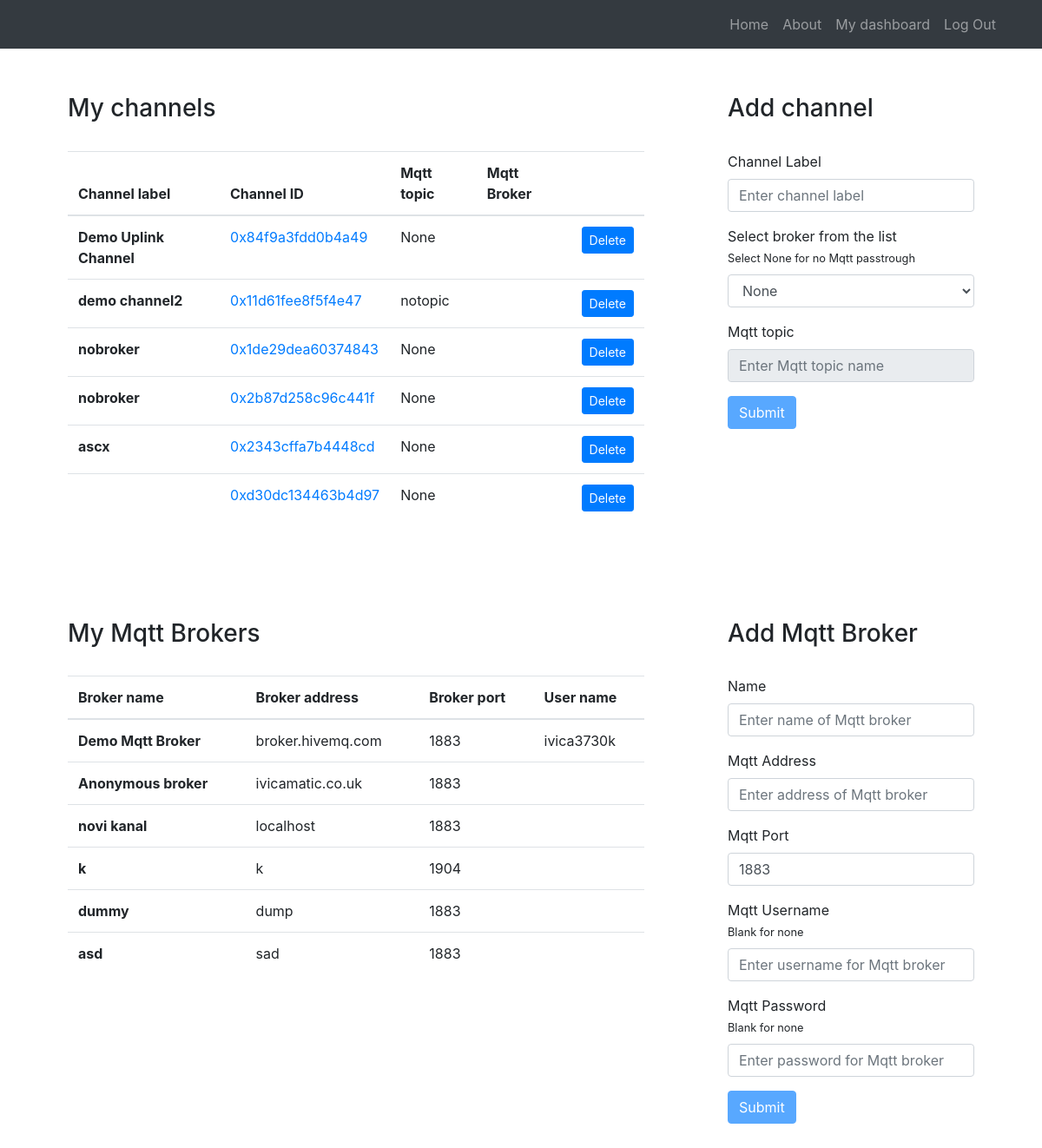
Before: /dashboard/channel (signed in) with the older database file.
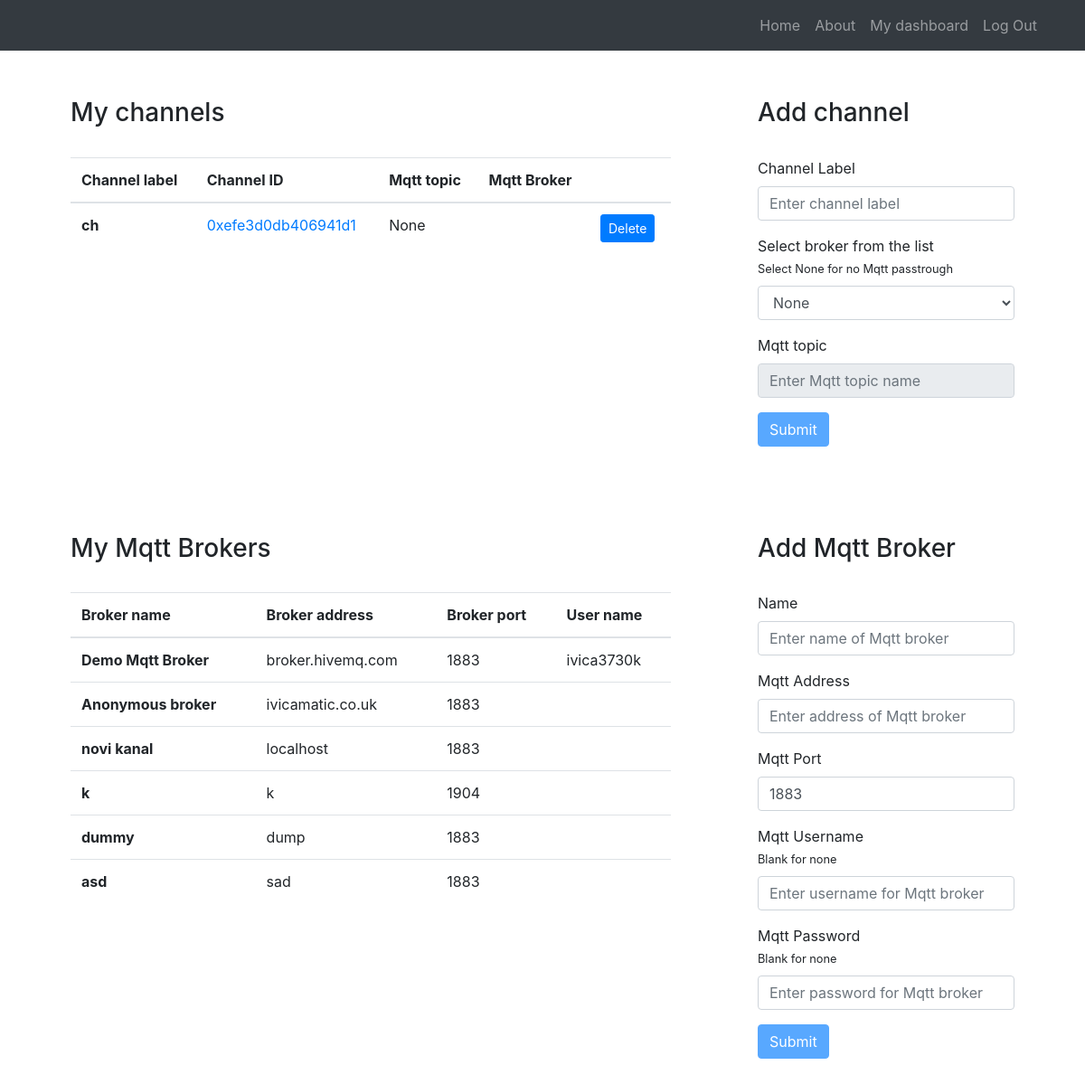
After: the same page with the newer database file.
### data/models.py (models this page shows)
class channel(models.Model):
    name = models.TextField(max_length=100,default="Label for channel")
    owner = models.ForeignKey(User,on_delete = models.CASCADE,null = True)
    fieldId = models.TextField(primary_key=True, default= hex(int(uuid.uuid4().hex[:16],16)), editable=False,unique = True)
    mqttTopic = models.TextField(default=None, max_length=200,null=True)
    mqttBroker = models.ForeignKey(mqttBroker,on_delete = models.CASCADE,null = True,default = None)

class mqttBroker(models.Model):
    name = models.TextField(default = None, max_length = 100)
    owner = models.ForeignKey(User,on_delete = models.CASCADE,null = True)
    fieldId = models.TextField(primary_key=True, default= hex(int(uuid.uuid4().hex[:16],16)), editable=False,unique = True)
    mqttAddr = models.TextField(default=None, max_length=200)
    mqttPort = models.IntegerField(null=True,default = 1883)
    mqttUserName = models.TextField(default=None,null=True)
    mqttPassword = models.TextField(default=None,null=True)

### data/views.py (the view)
# urls.py: path('channel',views.channelsAndBrokers),
def channelsAndBrokers(request):
    current_user = request.user
    if current_user.id == None:
        return HttpResponse("You need to log in first to access your dashboard")
    template = loader.get_template('channels.html')
    context = {}
    user = User.objects.get(id = current_user.id)
    try:
        listOfChannels = channel.objects.filter(owner = current_user)
        context["channels"] = listOfChannels
    except:
        pass
    try:
        listOfBrokers = mqttBroker.objects.filter(owner = current_user)
        context["mqttBrokers"] = listOfBrokers
    except:
        pass
    return HttpResponse(template.render(context,request))

### data/templates/channels.html (shortened to what this page needs)
{% extends 'static.html' %} {% block title %} Channels {% endblock %} {%block content%}
<div class="content">
    <div id="channelSection" class="row py-5">
        <div class="col-12 col-md-8 px-5">
            <h3>My channels</h3>
            <br>
            <table class="table">
                <thead>
                    <tr>
                        <th scope="col">Channel label</th>
                        <th scope="col">Channel ID</th>
                        <th scope="col">Mqtt topic</th>
                        <th scope="col">Mqtt Broker</th>
                        <th></th>
                    </tr>
                </thead>
                <tbody>
                    {%if channels%} {% for ch in channels %}
                    <tr>
                        <th scope="row">{{ch.name}}</th>
                        <td>  <a href="/dashboard/channel/{{ch.fieldId}}"> {{ch.fieldId}}</a>   </td>
                        <td>{{ch.mqttTopic}}</td>
                        <td>{{ch.mqttBroker.name}}</td>
                        <td>
                                <form action="/dashboard/channel/del/{{ch.fieldId}}" method="POST">
                                    <input type="submit" value="Delete" class="btn btn-primary btn-sm"/>
                                </form>
                        </td>
                    </tr>
                    {% endfor %} {%endif%}
                </tbody>
            </table>
        </div>
        <div class="col-12 col-md-4 px-5">
            <h3>Add channel</h3>
            <br>
            <form action="/dashboard/channel/add" method="post" autocomplete="off" id="addChannelForm">
                <div class="form-group">
                    <label for="name">Channel Label</label>
                    <input id="channelname" name="name" type="text" class="form-control" placeholder="Enter channel label" autocomplete="off">
                </div>
                <div class="form-group">
                    <label for="mqttBroker">Select broker from the list <small> <br>Select None for no Mqtt passtrough</small></label>
                    <select class="form-control" id="mqttBroker" name="mqttBroker" type="text">
                        <option>None</option>
                    </select>
                </div>
                <div class="form-group">
                    <label for="mqttTopic">Mqtt topic <small>  </small></label>
                    <input id='mqttTopic' name="mqttTopic" type="text" class="form-control" placeholder="Enter Mqtt topic name" autocomplete="off" disabled>
                </div>
                <button id="submitChannelButton" type="submit" class="btn btn-primary" disabled>Submit</button>
            </form>
        </div>
    </div>
    <div id="mqttSection" class="row py-5">
        <div class="col-12 col-md-8 px-5">
            <h3>My Mqtt Brokers</h3>
            <br>
            <table class="table">
                <thead>
                    <tr>
                        <th scope="col">Broker name</th>
                        <th scope="col">Broker address</th>
                        <th scope="col">Broker port</th>
                        <th scope="col">User name</th>
                    </tr>
                </thead>
                <tbody>
                    {%if mqttBrokers%} {% for mqtt in mqttBrokers %}
                    <tr>
                        <th scope="row">{{mqtt.name}}</th>
                        <td>{{mqtt.mqttAddr}}</td>
                        <td>{{mqtt.mqttPort}}</td>
                        <td>{{mqtt.mqttUserName}}</td>
                    </tr>
                    {% endfor %} {%endif%}
                </tbody>
            </table>
        </div>
        <div class="col-12 col-md-4 px-5">
            <h3>Add Mqtt Broker</h3>
            <br>
            <form action="/dashboard/mqtt/add" method="post" autocomplete="off" id="mqttForm">
                <div class="form-group">
                    <label for="name">Name</label>
                    <input id="name" type="text" name="name" class="form-control" placeholder="Enter name of Mqtt broker" required>
                </div>
                <div class="form-group">
                    <label for="mqttAddr">Mqtt Address </label>
                    <input id="mqttAddr" type="text" name="mqttAddr" class="form-control" placeholder="Enter address of Mqtt broker" required>
                </div>
                <div class="form-group">
                    <label for="mqttPort">Mqtt Port </label>
                    <input id="mqttPort" type="number" name="mqttPort" class="form-control" placeholder="Enter port for Mqtt broker" value=1883 required>
                </div>
                <div class="form-group">
                    <label for="mqttUserName">Mqtt Username <small> <br> Blank for none</small> </label>
                    <input id="mqttUserName" type="text" name="mqttUserName" class="form-control" placeholder="Enter username for Mqtt broker" autocomplete="off">
                </div>
                <div class="form-group">
                    <label for="mqttPassword">Mqtt Password <small> <br> Blank for none</small> </label>
                    <input id="mqttPassword" type="password" name="mqttPassword" class="form-control" placeholder="Enter password for Mqtt broker" autocomplete="off">
                </div>
                <button id="subbtn" type="submit" class="btn btn-primary" disabled>Submit</button>
            </form>
        </div>
    </div>
</div>
{% endblock %}

### usermanagment/templates/static.html (shortened to what this page needs)
<!DOCTYPE html>
<html lang="en">
<head>
<link rel="stylesheet" href="https://maxcdn.bootstrapcdn.com/bootstrap/4.3.1/css/bootstrap.css">
</head>
<body>
<nav class="navbar navbar-expand-lg navbar-dark bg-dark static-top">
  <div class="container">
    <div class="collapse navbar-collapse" id="navbarResponsive">
      <ul class="navbar-nav ml-auto">
        <li class="nav-item">
          <a class="nav-link" href="/">Home</a>
        </li>
        <li class="nav-item">
          <a class="nav-link" href="#">About</a>
        {% if user.is_authenticated %}
        <li class="nav-item">
          <a class="nav-link" href="/dashboard/">My dashboard</a>
        </li>
        <li class="nav-item">
            <a class="nav-link" href="/user/logout/">Log Out</a>
          </li>
        {% endif %}
      </ul>
    </div>
  </div>
</nav>
<div class="container pt-1">
    {% block content %} {% endblock %}
</div>
</body>
</html>

Changed rows visible on the page:
removed channel: name "Demo Uplink Channel", fieldId "0x84f9a3fdd0b4a49", mqttTopic "None"
removed channel: name "demo channel2", fieldId "0x11d61fee8f5f4e47", mqttTopic "notopic"
removed channel: name "nobroker", fieldId "0x1de29dea60374843", mqttTopic "None"
removed channel: name "nobroker", fieldId "0x2b87d258c96c441f", mqttTopic "None"
removed channel: name "ascx", fieldId "0x2343cffa7b4448cd", mqttTopic "None"
removed channel: fieldId "0xd30dc134463b4d97", mqttTopic "None"
added channel: name "ch", fieldId "0xefe3d0db406941d1", mqttTopic "None"
